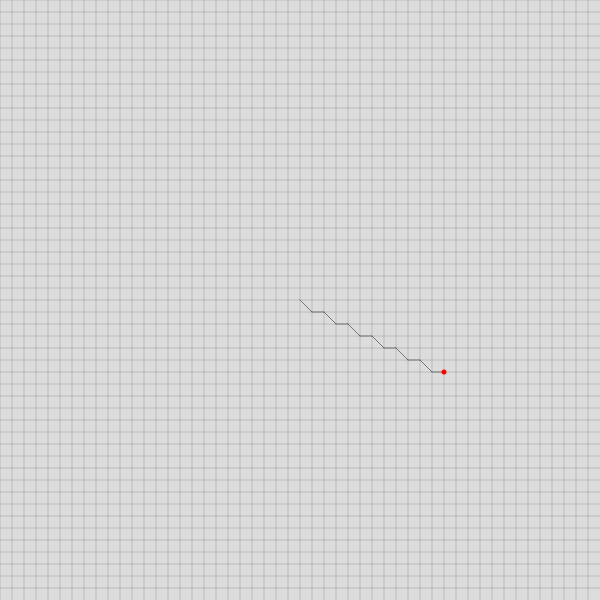
Frame 1 (no input)
Frame 2 (the mouse pressed at the canvas centre, redrawn once): identical to frame 1, image omitted

The p5.js sketch that drew this single still picture (run headless with seeded random() and noise() and a simulated clock; the mouse was pressed at the canvas centre and the sketch redrawn once):

// p5.js sketch
// ── sketch.js
function setup() {
  createCanvas(600, 600);
}

function draw() {
  background(220);
  let drawingNumber = "455255555355";

  stroke(51);
  strokeWeight(0.2);

  for (let i = 0; i < width; i += 12) {
    line(width, i, 0, i);
    line(i, 0, i, height);
  }

  let currentPos = {
    x: 300,
    y: 300
  };

  strokeWeight(0.6);
  let charArray = drawingNumber.split("");
  for(let i = 0; i < charArray.length; i++) {
    alert(charArray[i]);
  }
  
  for (let i = 0; i < 12; i ++) {
    previousX = currentPos.x;
    previousY = currentPos.y;
    
    currentPos.x += 12;

    if (i % 2 === 0) {
      currentPos.y += 12;
    }
    
    line(previousX, previousY, currentPos.x, currentPos.y);
  }

  

  noStroke();
  fill("red");
  ellipse(currentPos.x, currentPos.y, 5, 5);
  
  noLoop();
}

function parseDrawingNumber(drawingNumber) {
  let currentPos = {
    x: 300,
    y: 300,
  };

  noStroke();
  fill("red");
  ellipse(currentPos.x, currentPos.y, 5, 5);

  let currentDir = 5;
  let charArray = drawingNumber.split("");

  strokeWeight(0.6);
  line(300, 300, 312, 288);
}

// ── food.js
function Food() {
  this.x = 240;
  this.y = 240;

  this.spawn = function () {
    this.x = (Math.floor(Math.random() * 49) + 1) * lu;
    this.y = (Math.floor(Math.random() * 49) + 1) * lu;
  };

  this.render = function () {
    noStroke();
    fill("red");
    ellipse(this.x, this.y, 5);
  };
}

// ── snake.js
function Snake() {
  this.cdir = "E";
  this.ndir = 4;
  this.eat = false;
  
  this.coords = [
    {
      x: 300,
      y: 288,
    },
    {
      x: 300,
      y: 300,
    },
  ];

  this.render = function () {
    for (let i = 0; i < this.coords.length - 1; i++) {
      let pX = this.coords[i].x;
      let pY = this.coords[i].y;

      let nX = this.coords[i + 1].x;
      let nY = this.coords[i + 1].y;

      stroke(0);
      strokeWeight(0.6);
      line(pX, pY, nX, nY);
    }
  };

  this.update = function () {
    let oldCoords = this.coords[this.coords.length - 1];
    let coordDif = dir[dirLookups[this.cdir] + this.ndir - 1];
    let newCoords = {
      x: oldCoords.x + coordDif.x,
      y: oldCoords.y + coordDif.y,
    };
    if(!this.eat) {
      this.coords.shift();
    }
    this.eat = false;
    this.coords.push(newCoords);
    this.cdir = coordDif.n;
    this.ndir = 4;
  };
}


// ── style.css
html, body {
  margin: 0;
  padding: 0;
  
  display: flex;
  
  justify-content: center;
  align-items: center;
}

canvas {
  display: block;
}
